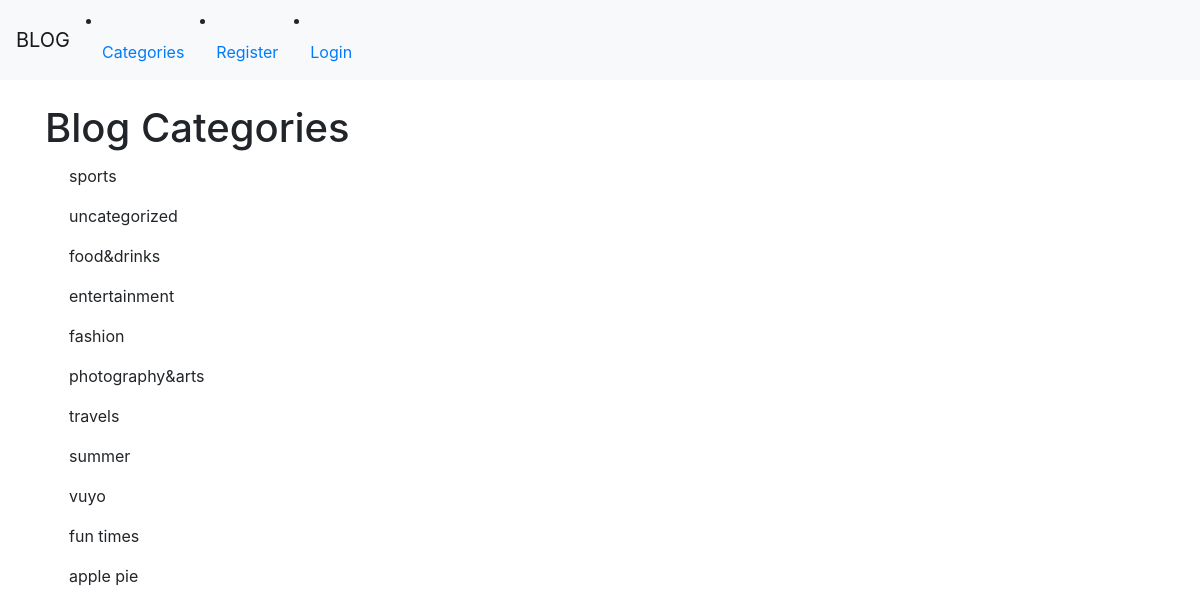
The page /category_list/ on the database its author committed.
### startblog/models.py (models this page shows, shortened)
class Category(models.Model):
    name = models.CharField(max_length=255)
    def __str__(self):
        return self.name

### startblog/views.py (the view)
# urls.py: path("category_list/", category_list, name="category_list"),
def category_list(request):
    category_menu_list =Category.objects.all()
    context = { "category_menu_list": category_menu_list}
    return render(request, "blog/category_list.html", context)

### templates/blog/category_list.html (shortened to what this page needs)
{% extends 'base.html' %}
{% block content %}
    <h1>Blog Categories</h1>
        {% for item in category_menu_list %}
            <h4></h4><a class="dropdown-item" href="{% url 'blog:category_post' item|slugify %}">
                {{item}}
                </a></h4>
                {% endfor %}
{% endblock %}

### rows shown on the page
Category: name "sports"
Category: name "uncategorized"
Category: name "food&drinks"
Category: name "entertainment"
Category: name "fashion"
Category: name "photography&arts"
Category: name "travels"
Category: name "summer"
Category: name "vuyo"
Category: name "fun times"
Category: name "apple pie"
